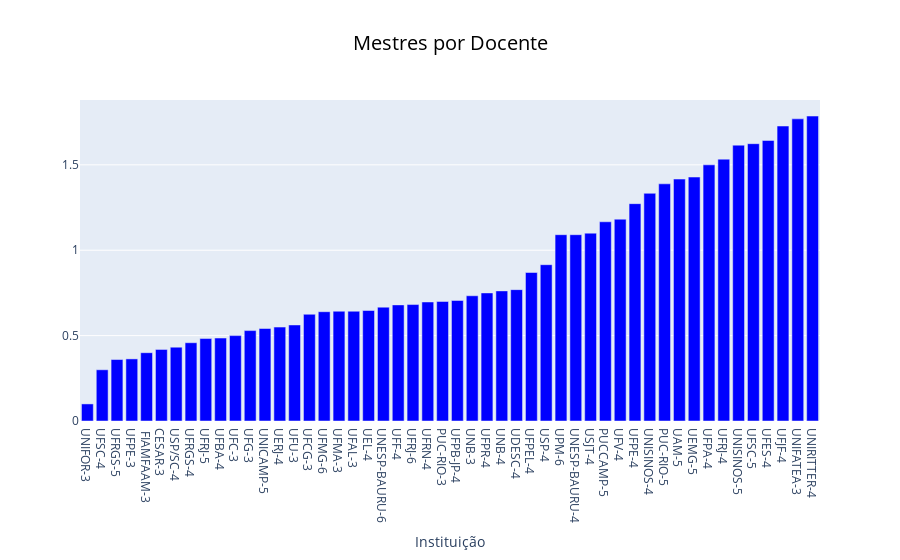

The code cell stored with this chart in its notebook:
### Code cell
data = [go.Bar(x=[code for code in mestres_docente.keys()],
               y=[value for value in mestres_docente.values()],
               marker={'color': '#0000FF'})]

title = {
    'text': 'Mestres por Docente',
    'x': 0.5,
    'xanchor': 'center',
    'font': {
        'color': '#000000',
        'size': 20
    }
}

layout = go.Layout(title=title,
                   xaxis={'title': 'Instituição'},
                   barmode='stack')
fig = go.Figure(data=data, layout=layout)
py.iplot(fig)

### Figure 1 — Plotly figure (JSON) as saved in the notebook; plotly's stock layout.template omitted (floating-point values rounded to 4 significant figures)
{"data": [{"marker": {"color": "#0000FF"}, "type": "bar", "x": ["UNIFOR-3", "UFSC-4", "UFRGS-5", "UFPE-3", " FIAMFAAM-3", "CESAR-3", "USP/SC-4", "UFRGS-4", "UFRJ-5", "UFBA-4", "UFC-3", "UFG-3", "UNICAMP-5", "UERJ-4", "UFU-3", "UFCG-3", "UFMG-6", "UFMA-3", "UFAL-3", "UEL-4", "UNESP-BAURU-6", "UFF-4", "UFRJ-6", "UFRN-4", "PUC-RIO-3", "UFPB-JP-4", "UNB-3", "UFPR-4", "UNB-4", "UDESC-4", "UFPEL-4", "USP-4", "UPM-6", "UNESP-BAURU-4", "USJT-4", "PUCCAMP-5", "UFV-4", "UFPE-4", "UNISINOS-4", "PUC-RIO-5", "UAM-5", "UEMG-5", "UFPA-4", "UFRJ-4", "UNISINOS-5", "UFSC-5", "UFES-4", "UFJF-4", "UNIFATEA-3", "UNIRITTER-4"], "y": [0.1, 0.3, 0.36, 0.3636, 0.4, 0.4194, 0.4324, 0.4583, 0.4828, 0.4857, 0.5, 0.5294, 0.5417, 0.55, 0.5625, 0.625, 0.64, 0.6429, 0.6429, 0.6471, 0.6667, 0.68, 0.6818, 0.697, 0.7, 0.7059, 0.7333, 0.75, 0.7619, 0.7692, 0.8696, 0.9153, 1.091, 1.091, 1.1, 1.167, 1.182, 1.273, 1.333, 1.389, 1.417, 1.429, 1.5, 1.533, 1.615, 1.624, 1.643, 1.727, 1.769, 1.786]}], "layout": {"barmode": "stack", "title": {"font": {"color": "#000000", "size": 20}, "text": "Mestres por Docente", "x": 0.5, "xanchor": "center"}, "xaxis": {"title": {"text": "Instituição"}}}}
